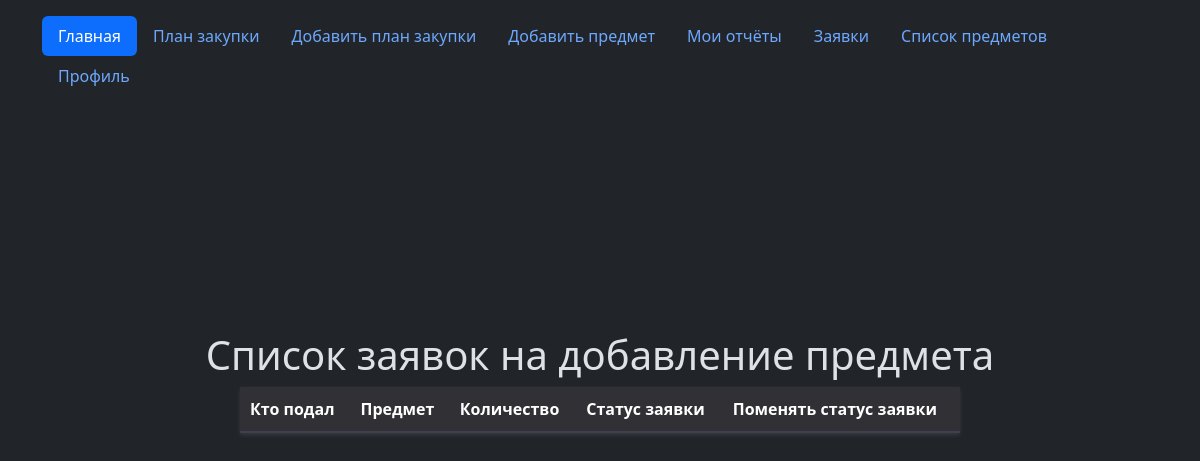
The app's page /admin_requests (signed in), older data.
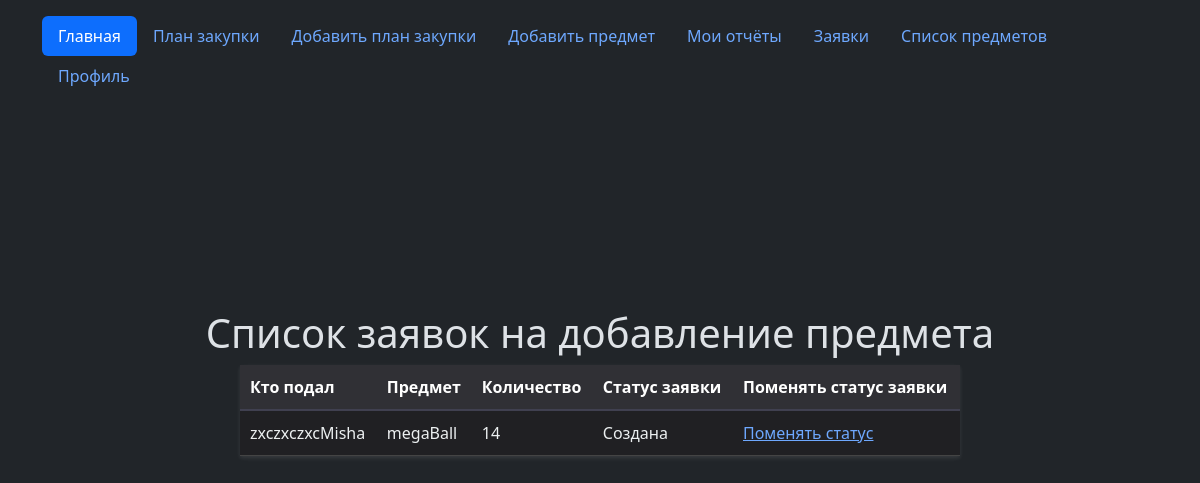
The same page, newer data.
### tables this page shows
CREATE TABLE wanted (
id INTEGER PRIMARY KEY AUTOINCREMENT,
user_id INTEGER NOT NULL,
username text NOT NULL,
item_name text NOT NULL,
quantity text NOT NULL,
status text NOT NULL
);

### flsite.py (the view)
@app.route("/admin_requests")
@login_required
def admin_requests():
    check_role()
    return render_template('admin_requests.html', title="Полученные заявки", role=now_role, admin_requests=dbase.get_admin_requests())

### FDataBase.py (called while the page is built)
    def get_email(self, user_id):
        try:
            self.__cur.execute(f"SELECT email FROM users WHERE id = {user_id} LIMIT 1")
            res = self.__cur.fetchone()[0]
            if res:
                return res
        except sqlite3.Error as e:
            print("Ошибка получения имени пользователя из БД " + str(e))
        return (False, False)

    def get_admin_requests(self):
        try:
            self.__cur.execute(f"SELECT id, user_id, username, item_name, quantity, status FROM wanted ORDER BY STATUS")
            res = self.__cur.fetchall()
            if res: return res
        except sqlite3.Error as e:
            print("Ошибка получения информации о заявке из БД " + str(e))
        return []

    def getUser(self, user_id):
        try:
            self.__cur.execute(f"SELECT * FROM users WHERE id = '{user_id}' LIMIT 1")
            res = self.__cur.fetchone()
            if not res:
                print("Пользователь не найден")
                return False
            return res
        except sqlite3.Error as e:
            print("Ошибка получения данных из БД " + str(e))
        return False

### UserLogin.py (called while the page is built)
    def get_id(self):
        return str(self.__user['id'])

### templates/admin_requests.html (shortened to what this page needs)
{% extends "base.html" %}
{% block body %}
    <h1>Список заявок на добавление предмета</h1>
    <table>
        <thead>
            <tr>
                <th>Кто подал</th>
                <th>Предмет</th>
                <th>Количество</th>
                <th>Статус заявки</th>
                <th>Поменять статус заявки</th>
            </tr>
        </thead>
    <tbody>
            {% for p in admin_requests %}
                <tr>
                    <td>{{ p[2] }}</td>
                    <td>{{ p[3] }}</td>
                    <td>{{ p[4] }}</td>
                    <td>{{ p[5] }}</td>
                    <td><a href="/admin_requests/{{ p[0] }}/edit_request">Поменять статус</a></td>
                </tr>
            {% endfor %}
    </tbody>
    </table>
{% endblock %}

Row changes from the older to the newer data that the page shows:
added wanted: username "zxczxczxcMisha", item_name "megaBall", quantity "14", status "Создана"
